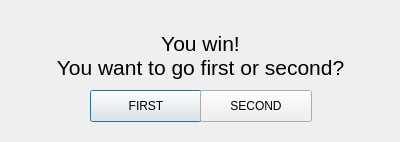
<?xml version="1.0" encoding="UTF-8"?>
<ui version="4.0">
 <class>ModeDialog</class>
 <widget class="QDialog" name="ModeDialog">
  <property name="geometry">
   <rect>
    <x>0</x>
    <y>0</y>
    <width>400</width>
    <height>142</height>
   </rect>
  </property>
  <property name="windowTitle">
   <string>Dialog</string>
  </property>
  <widget class="QLabel" name="content">
   <property name="geometry">
    <rect>
     <x>0</x>
     <y>20</y>
     <width>401</width>
     <height>71</height>
    </rect>
   </property>
   <property name="font">
    <font>
     <pointsize>16</pointsize>
    </font>
   </property>
   <property name="text">
    <string>You win!
You want to go first or second?</string>
   </property>
   <property name="alignment">
    <set>Qt::AlignCenter</set>
   </property>
  </widget>
  <widget class="QPushButton" name="btn_fst">
   <property name="geometry">
    <rect>
     <x>90</x>
     <y>90</y>
     <width>112</width>
     <height>32</height>
    </rect>
   </property>
   <property name="text">
    <string>FIRST</string>
   </property>
  </widget>
  <widget class="QPushButton" name="btn_scd">
   <property name="geometry">
    <rect>
     <x>200</x>
     <y>90</y>
     <width>112</width>
     <height>32</height>
    </rect>
   </property>
   <property name="text">
    <string>SECOND</string>
   </property>
  </widget>
 </widget>
 <resources/>
 <connections/>
</ui>
